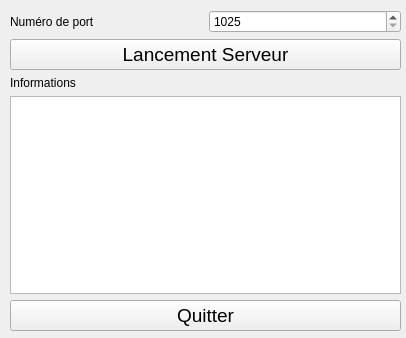
<?xml version="1.0" encoding="UTF-8"?>
<ui version="4.0">
 <class>AuditServeurMonoWidget</class>
 <widget class="QWidget" name="AuditServeurMonoWidget">
  <property name="geometry">
   <rect>
    <x>0</x>
    <y>0</y>
    <width>406</width>
    <height>338</height>
   </rect>
  </property>
  <property name="windowTitle">
   <string>AuditServeurMonoWidget</string>
  </property>
  <widget class="QWidget" name="">
   <property name="geometry">
    <rect>
     <x>10</x>
     <y>10</y>
     <width>391</width>
     <height>321</height>
    </rect>
   </property>
   <layout class="QVBoxLayout" name="verticalLayout_3">
    <item>
     <layout class="QVBoxLayout" name="verticalLayout_2">
      <item>
       <layout class="QVBoxLayout" name="verticalLayout">
        <item>
         <layout class="QHBoxLayout" name="horizontalLayout">
          <item>
           <widget class="QLabel" name="label">
            <property name="text">
             <string>Numéro de port</string>
            </property>
           </widget>
          </item>
          <item>
           <widget class="QSpinBox" name="spinBox_Ports">
            <property name="minimum">
             <number>1025</number>
            </property>
            <property name="maximum">
             <number>65535</number>
            </property>
           </widget>
          </item>
         </layout>
        </item>
        <item>
         <widget class="QPushButton" name="pushButton_Lancement">
          <property name="font">
           <font>
            <pointsize>14</pointsize>
           </font>
          </property>
          <property name="text">
           <string>Lancement Serveur</string>
          </property>
         </widget>
        </item>
       </layout>
      </item>
      <item>
       <widget class="QLabel" name="label_2">
        <property name="text">
         <string>Informations</string>
        </property>
       </widget>
      </item>
      <item>
       <widget class="QTextEdit" name="textEdit_Messages"/>
      </item>
     </layout>
    </item>
    <item>
     <widget class="QPushButton" name="pushButton_Quitter">
      <property name="font">
       <font>
        <pointsize>14</pointsize>
       </font>
      </property>
      <property name="text">
       <string>Quitter</string>
      </property>
     </widget>
    </item>
   </layout>
  </widget>
 </widget>
 <resources/>
 <connections>
  <connection>
   <sender>pushButton_Quitter</sender>
   <signal>clicked()</signal>
   <receiver>AuditServeurMonoWidget</receiver>
   <slot>close()</slot>
   <hints>
    <hint type="sourcelabel">
     <x>85</x>
     <y>319</y>
    </hint>
    <hint type="destinationlabel">
     <x>5</x>
     <y>301</y>
    </hint>
   </hints>
  </connection>
 </connections>
</ui>
